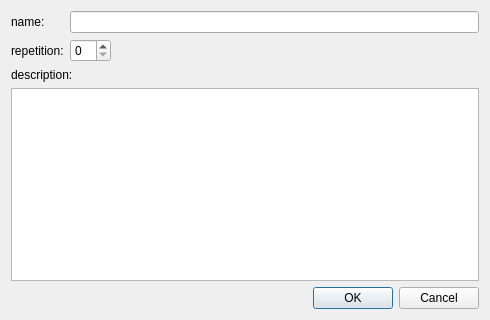
<?xml version="1.0" encoding="UTF-8"?>
<ui version="4.0">
 <class>Sequence</class>
 <widget class="QDialog" name="Sequence">
  <property name="geometry">
   <rect>
    <x>0</x>
    <y>0</y>
    <width>490</width>
    <height>320</height>
   </rect>
  </property>
  <property name="windowTitle">
   <string>Dialog</string>
  </property>
  <layout class="QVBoxLayout" name="verticalLayout">
   <item>
    <layout class="QFormLayout" name="formLayout">
     <item row="0" column="0">
      <widget class="QLabel" name="lblName">
       <property name="text">
        <string>name:</string>
       </property>
      </widget>
     </item>
     <item row="0" column="1">
      <widget class="QLineEdit" name="ldtName"/>
     </item>
     <item row="1" column="0">
      <widget class="QLabel" name="lblRepetition">
       <property name="text">
        <string>repetition:</string>
       </property>
      </widget>
     </item>
     <item row="1" column="1">
      <layout class="QHBoxLayout" name="hbxRepetition">
       <item>
        <widget class="QSpinBox" name="sbxRepetition"/>
       </item>
       <item>
        <spacer name="spcRepetition">
         <property name="orientation">
          <enum>Qt::Horizontal</enum>
         </property>
         <property name="sizeHint" stdset="0">
          <size>
           <width>40</width>
           <height>20</height>
          </size>
         </property>
        </spacer>
       </item>
      </layout>
     </item>
    </layout>
   </item>
   <item>
    <widget class="QLabel" name="label_3">
     <property name="text">
      <string>description:</string>
     </property>
    </widget>
   </item>
   <item>
    <widget class="QPlainTextEdit" name="tdtDescription"/>
   </item>
   <item>
    <widget class="QDialogButtonBox" name="buttonBox">
     <property name="orientation">
      <enum>Qt::Horizontal</enum>
     </property>
     <property name="standardButtons">
      <set>QDialogButtonBox::Cancel|QDialogButtonBox::Ok</set>
     </property>
    </widget>
   </item>
  </layout>
 </widget>
 <resources/>
 <connections>
  <connection>
   <sender>buttonBox</sender>
   <signal>accepted()</signal>
   <receiver>Sequence</receiver>
   <slot>accept()</slot>
   <hints>
    <hint type="sourcelabel">
     <x>248</x>
     <y>254</y>
    </hint>
    <hint type="destinationlabel">
     <x>157</x>
     <y>274</y>
    </hint>
   </hints>
  </connection>
  <connection>
   <sender>buttonBox</sender>
   <signal>rejected()</signal>
   <receiver>Sequence</receiver>
   <slot>reject()</slot>
   <hints>
    <hint type="sourcelabel">
     <x>316</x>
     <y>260</y>
    </hint>
    <hint type="destinationlabel">
     <x>286</x>
     <y>274</y>
    </hint>
   </hints>
  </connection>
 </connections>
</ui>
